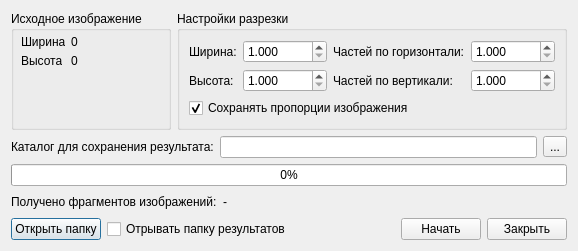
<?xml version="1.0" encoding="UTF-8"?>
<ui version="4.0">
 <class>ImageCutUpDialog</class>
 <widget class="QDialog" name="ImageCutUpDialog">
  <property name="geometry">
   <rect>
    <x>0</x>
    <y>0</y>
    <width>516</width>
    <height>246</height>
   </rect>
  </property>
  <property name="windowTitle">
   <string>Разрезка изображения</string>
  </property>
  <layout class="QVBoxLayout" name="verticalLayout_2">
   <item>
    <layout class="QHBoxLayout" name="horizontalLayout_2">
     <item>
      <widget class="QGroupBox" name="totalImageGB">
       <property name="title">
        <string>Исходное изображение</string>
       </property>
       <widget class="QLabel" name="totalWidthValueL">
        <property name="geometry">
         <rect>
          <x>60</x>
          <y>23</y>
          <width>70</width>
          <height>16</height>
         </rect>
        </property>
        <property name="minimumSize">
         <size>
          <width>70</width>
          <height>0</height>
         </size>
        </property>
        <property name="text">
         <string>0</string>
        </property>
       </widget>
       <widget class="QLabel" name="totalWidthL">
        <property name="geometry">
         <rect>
          <x>10</x>
          <y>23</y>
          <width>44</width>
          <height>16</height>
         </rect>
        </property>
        <property name="text">
         <string>Ширина:</string>
        </property>
       </widget>
       <widget class="QLabel" name="totalHeightL">
        <property name="geometry">
         <rect>
          <x>10</x>
          <y>42</y>
          <width>41</width>
          <height>16</height>
         </rect>
        </property>
        <property name="text">
         <string>Высота:</string>
        </property>
       </widget>
       <widget class="QLabel" name="totalHeightValueL">
        <property name="geometry">
         <rect>
          <x>60</x>
          <y>42</y>
          <width>70</width>
          <height>16</height>
         </rect>
        </property>
        <property name="minimumSize">
         <size>
          <width>70</width>
          <height>0</height>
         </size>
        </property>
        <property name="text">
         <string>0</string>
        </property>
       </widget>
      </widget>
     </item>
     <item>
      <widget class="QGroupBox" name="partImageGB">
       <property name="title">
        <string>Настройки разрезки</string>
       </property>
       <layout class="QVBoxLayout" name="verticalLayout">
        <item>
         <layout class="QGridLayout" name="gridLayout">
          <item row="0" column="0">
           <widget class="QLabel" name="partWidthL">
            <property name="text">
             <string>Ширина:</string>
            </property>
           </widget>
          </item>
          <item row="0" column="1">
           <widget class="QDoubleSpinBox" name="partWidthPointDSB">
            <property name="suffix">
             <string/>
            </property>
            <property name="decimals">
             <number>3</number>
            </property>
            <property name="minimum">
             <double>1.000000000000000</double>
            </property>
            <property name="maximum">
             <double>10000.000000000000000</double>
            </property>
            <property name="value">
             <double>1.000000000000000</double>
            </property>
           </widget>
          </item>
          <item row="0" column="2">
           <widget class="QLabel" name="partWidthCountL">
            <property name="text">
             <string>Частей по горизонтали:</string>
            </property>
           </widget>
          </item>
          <item row="0" column="3">
           <widget class="QDoubleSpinBox" name="partWidthCountDSB">
            <property name="suffix">
             <string/>
            </property>
            <property name="decimals">
             <number>3</number>
            </property>
            <property name="minimum">
             <double>1.000000000000000</double>
            </property>
            <property name="maximum">
             <double>10000.000000000000000</double>
            </property>
            <property name="value">
             <double>1.000000000000000</double>
            </property>
           </widget>
          </item>
          <item row="1" column="0">
           <widget class="QLabel" name="partHeightL">
            <property name="text">
             <string>Высота:</string>
            </property>
           </widget>
          </item>
          <item row="1" column="1">
           <widget class="QDoubleSpinBox" name="partHeightPointDSB">
            <property name="suffix">
             <string/>
            </property>
            <property name="decimals">
             <number>3</number>
            </property>
            <property name="minimum">
             <double>1.000000000000000</double>
            </property>
            <property name="maximum">
             <double>10000.000000000000000</double>
            </property>
            <property name="value">
             <double>1.000000000000000</double>
            </property>
           </widget>
          </item>
          <item row="1" column="2">
           <widget class="QLabel" name="partHeightCountL">
            <property name="text">
             <string>Частей по вертикали:</string>
            </property>
           </widget>
          </item>
          <item row="1" column="3">
           <widget class="QDoubleSpinBox" name="partHeightCountDSB">
            <property name="suffix">
             <string/>
            </property>
            <property name="decimals">
             <number>3</number>
            </property>
            <property name="minimum">
             <double>1.000000000000000</double>
            </property>
            <property name="maximum">
             <double>10000.000000000000000</double>
            </property>
            <property name="value">
             <double>1.000000000000000</double>
            </property>
           </widget>
          </item>
         </layout>
        </item>
        <item>
         <widget class="QCheckBox" name="keepAspectRatioChB">
          <property name="text">
           <string>Сохранять пропорции изображения</string>
          </property>
          <property name="checked">
           <bool>true</bool>
          </property>
         </widget>
        </item>
       </layout>
      </widget>
     </item>
    </layout>
   </item>
   <item>
    <layout class="QHBoxLayout" name="horizontalLayout_3">
     <item>
      <widget class="QLabel" name="dirL">
       <property name="text">
        <string>Каталог для сохранения результата:</string>
       </property>
      </widget>
     </item>
     <item>
      <widget class="QLineEdit" name="dirLE">
       <property name="readOnly">
        <bool>true</bool>
       </property>
      </widget>
     </item>
     <item>
      <widget class="QToolButton" name="dirTB">
       <property name="text">
        <string>...</string>
       </property>
      </widget>
     </item>
    </layout>
   </item>
   <item>
    <widget class="QProgressBar" name="progressBar">
     <property name="value">
      <number>0</number>
     </property>
    </widget>
   </item>
   <item>
    <spacer name="verticalSpacer">
     <property name="orientation">
      <enum>Qt::Vertical</enum>
     </property>
     <property name="sizeHint" stdset="0">
      <size>
       <width>20</width>
       <height>0</height>
      </size>
     </property>
    </spacer>
   </item>
   <item>
    <layout class="QHBoxLayout" name="horizontalLayout_4">
     <item>
      <widget class="QLabel" name="resultCountL">
       <property name="text">
        <string>Получено фрагментов изображений:</string>
       </property>
      </widget>
     </item>
     <item>
      <widget class="QLabel" name="resultCountValueL">
       <property name="text">
        <string>-</string>
       </property>
      </widget>
     </item>
     <item>
      <spacer name="horizontalSpacer_2">
       <property name="orientation">
        <enum>Qt::Horizontal</enum>
       </property>
       <property name="sizeHint" stdset="0">
        <size>
         <width>40</width>
         <height>20</height>
        </size>
       </property>
      </spacer>
     </item>
    </layout>
   </item>
   <item>
    <layout class="QHBoxLayout" name="horizontalLayout">
     <item>
      <widget class="QPushButton" name="openResultFolderPB">
       <property name="text">
        <string>Открыть папку</string>
       </property>
      </widget>
     </item>
     <item>
      <widget class="QCheckBox" name="openResultFolderChB">
       <property name="text">
        <string>Отрывать папку результатов</string>
       </property>
      </widget>
     </item>
     <item>
      <spacer name="horizontalSpacer">
       <property name="orientation">
        <enum>Qt::Horizontal</enum>
       </property>
       <property name="sizeHint" stdset="0">
        <size>
         <width>40</width>
         <height>20</height>
        </size>
       </property>
      </spacer>
     </item>
     <item>
      <widget class="QPushButton" name="startPB">
       <property name="text">
        <string>Начать</string>
       </property>
      </widget>
     </item>
     <item>
      <widget class="QPushButton" name="closePB">
       <property name="text">
        <string>Закрыть</string>
       </property>
      </widget>
     </item>
    </layout>
   </item>
  </layout>
 </widget>
 <resources/>
 <connections>
  <connection>
   <sender>closePB</sender>
   <signal>clicked()</signal>
   <receiver>ImageCutUpDialog</receiver>
   <slot>close()</slot>
   <hints>
    <hint type="sourcelabel">
     <x>417</x>
     <y>125</y>
    </hint>
    <hint type="destinationlabel">
     <x>232</x>
     <y>73</y>
    </hint>
   </hints>
  </connection>
  <connection>
   <sender>partWidthCountDSB</sender>
   <signal>valueChanged(double)</signal>
   <receiver>ImageCutUpDialog</receiver>
   <slot>partWidthCountDSB_valueChanged(double)</slot>
   <hints>
    <hint type="sourcelabel">
     <x>234</x>
     <y>19</y>
    </hint>
    <hint type="destinationlabel">
     <x>143</x>
     <y>62</y>
    </hint>
   </hints>
  </connection>
  <connection>
   <sender>partHeightCountDSB</sender>
   <signal>valueChanged(double)</signal>
   <receiver>ImageCutUpDialog</receiver>
   <slot>partHeightCountDSB_valueChanged(double)</slot>
   <hints>
    <hint type="sourcelabel">
     <x>234</x>
     <y>45</y>
    </hint>
    <hint type="destinationlabel">
     <x>143</x>
     <y>62</y>
    </hint>
   </hints>
  </connection>
  <connection>
   <sender>keepAspectRatioChB</sender>
   <signal>stateChanged(int)</signal>
   <receiver>ImageCutUpDialog</receiver>
   <slot>keepAspectRatioChB_stateChanged(int)</slot>
   <hints>
    <hint type="sourcelabel">
     <x>143</x>
     <y>71</y>
    </hint>
    <hint type="destinationlabel">
     <x>143</x>
     <y>62</y>
    </hint>
   </hints>
  </connection>
  <connection>
   <sender>partWidthPointDSB</sender>
   <signal>valueChanged(double)</signal>
   <receiver>ImageCutUpDialog</receiver>
   <slot>partWidthPointDSB_valueChanged(double)</slot>
   <hints>
    <hint type="sourcelabel">
     <x>267</x>
     <y>43</y>
    </hint>
    <hint type="destinationlabel">
     <x>265</x>
     <y>107</y>
    </hint>
   </hints>
  </connection>
  <connection>
   <sender>partHeightPointDSB</sender>
   <signal>valueChanged(double)</signal>
   <receiver>ImageCutUpDialog</receiver>
   <slot>partHeightPointDSB_valueChanged(double)</slot>
   <hints>
    <hint type="sourcelabel">
     <x>267</x>
     <y>69</y>
    </hint>
    <hint type="destinationlabel">
     <x>265</x>
     <y>107</y>
    </hint>
   </hints>
  </connection>
  <connection>
   <sender>dirTB</sender>
   <signal>clicked()</signal>
   <receiver>ImageCutUpDialog</receiver>
   <slot>dirTB_clicked()</slot>
   <hints>
    <hint type="sourcelabel">
     <x>509</x>
     <y>131</y>
    </hint>
    <hint type="destinationlabel">
     <x>265</x>
     <y>107</y>
    </hint>
   </hints>
  </connection>
  <connection>
   <sender>startPB</sender>
   <signal>clicked()</signal>
   <receiver>ImageCutUpDialog</receiver>
   <slot>startPB_clicked()</slot>
   <hints>
    <hint type="sourcelabel">
     <x>403</x>
     <y>194</y>
    </hint>
    <hint type="destinationlabel">
     <x>265</x>
     <y>107</y>
    </hint>
   </hints>
  </connection>
  <connection>
   <sender>openResultFolderPB</sender>
   <signal>clicked()</signal>
   <receiver>ImageCutUpDialog</receiver>
   <slot>openResultFolderPB_clicked()</slot>
   <hints>
    <hint type="sourcelabel">
     <x>53</x>
     <y>194</y>
    </hint>
    <hint type="destinationlabel">
     <x>265</x>
     <y>107</y>
    </hint>
   </hints>
  </connection>
 </connections>
 <slots>
  <slot>partWidthPointDSB_valueChanged(double)</slot>
  <slot>partHeightPointDSB_valueChanged(double)</slot>
  <slot>partWidthCountDSB_valueChanged(double)</slot>
  <slot>partHeightCountDSB_valueChanged(double)</slot>
  <slot>keepAspectRatioChB_stateChanged(int)</slot>
  <slot>dirTB_clicked()</slot>
  <slot>startPB_clicked()</slot>
  <slot>openResultFolderPB_clicked()</slot>
 </slots>
</ui>
